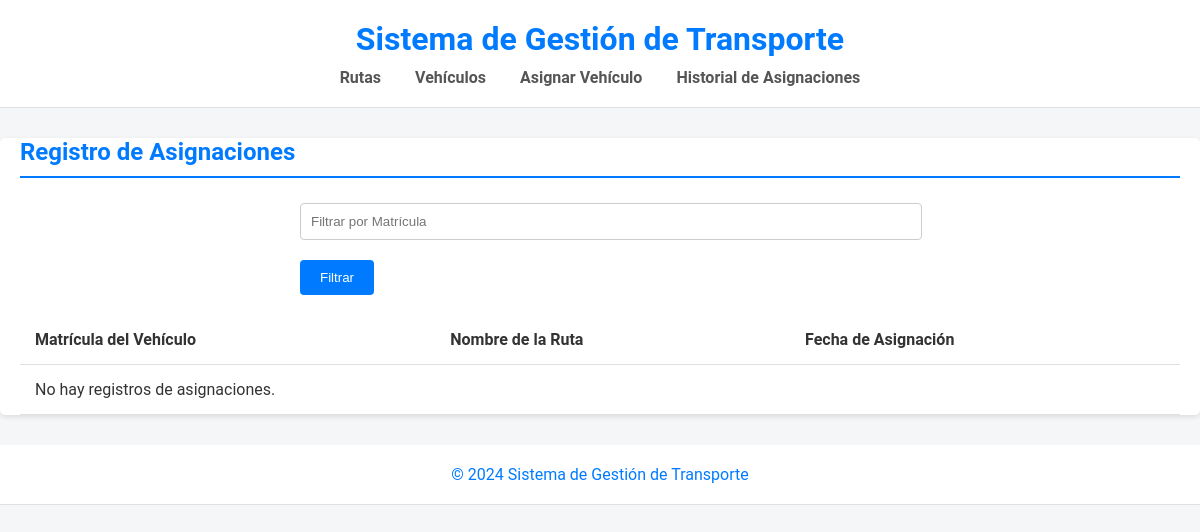
Before: /assignments/logs/ with the older database file.
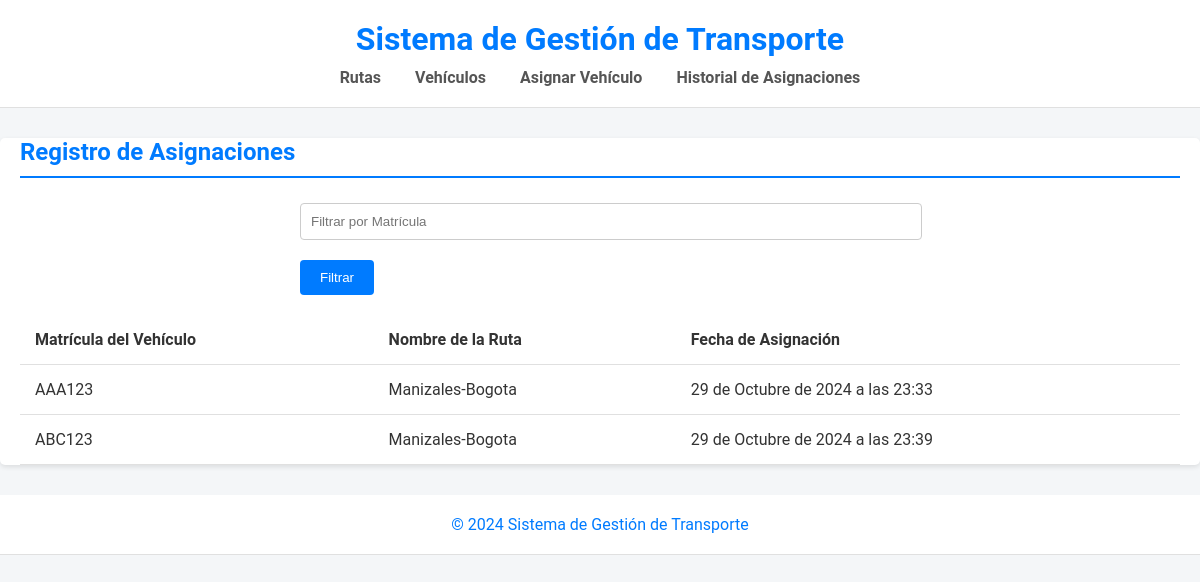
After: the same page with the newer database file.
### apps/assignments/models.py (models this page shows, shortened)
class AssignmentLog(models.Model):
    vehicle_plate = models.CharField(max_length=10)
    route_name = models.CharField(max_length=100)
    assignment_date = models.DateTimeField(auto_now_add=True)

### apps/assignments/views.py (the view)
# urls.py: path('logs/', AssignmentLogListView.as_view(), name='assignment_logs'),
class AssignmentLogListView(generic.ListView):
    model = AssignmentLog
    template_name = 'assignments/assignment_log_list.html'
    context_object_name = 'logs'
    def get_queryset(self):
        queryset = super().get_queryset()
        plate_number = self.request.GET.get('plate_number')
        if plate_number:
            queryset = queryset.filter(vehicle_plate=plate_number)
        return queryset

### templates/assignments/assignment_log_list.html
{% extends 'base.html' %}
{% block content %}
<h2>Registro de Asignaciones</h2>
<form method="get">
    <input type="text" name="plate_number" placeholder="Filtrar por Matrícula" value="{{ request.GET.plate_number }}">
    <button type="submit">Filtrar</button>
</form>
<table>
    <tr>
        <th>Matrícula del Vehículo</th>
        <th>Nombre de la Ruta</th>
        <th>Fecha de Asignación</th>
    </tr>
    {% for log in logs %}
    <tr>
        <td>{{ log.vehicle_plate }}</td>
        <td>{{ log.route_name }}</td>
        <td>{{ log.assignment_date }}</td>
    </tr>
    {% empty %}
    <tr>
        <td colspan="3">No hay registros de asignaciones.</td>
    </tr>
    {% endfor %}
</table>
{% endblock %}

Changed rows visible on the page:
added AssignmentLog: vehicle_plate "AAA123", route_name "Manizales-Bogota", assignment_date "29 de Octubre de 2024 a las 23:33"
added AssignmentLog: vehicle_plate "ABC123", route_name "Manizales-Bogota", assignment_date "29 de Octubre de 2024 a las 23:39"
Other visible differences:
text no longer shown: "No hay registros de asignaciones."
